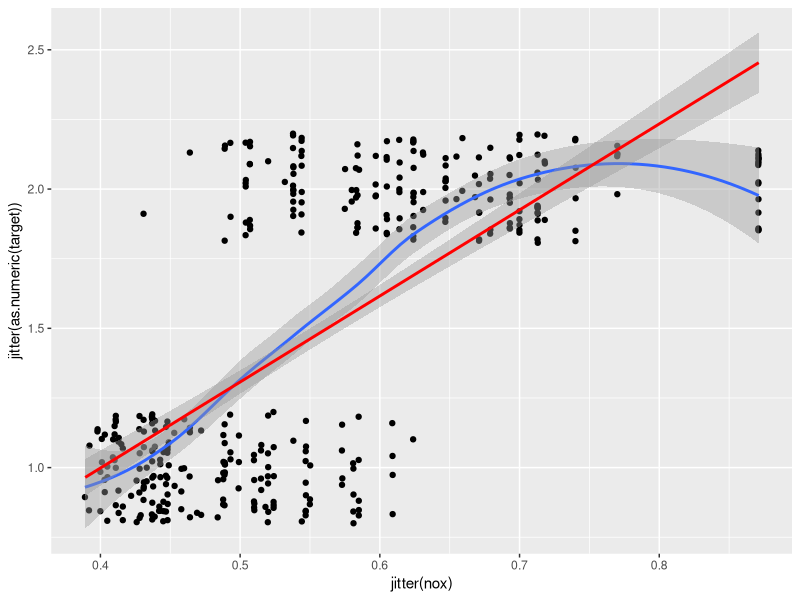

Here is the R script that generated this plot:
## ---- chunk 1
knitr::opts_chunk$set(message=FALSE, warning=FALSE)

# Load libraries
library(caret)
library(dplyr)
library(ggplot2)
library(knitr)
## ---- chunk 2
df <- read.csv('crime-training-data_modified.csv', stringsAsFactors=FALSE) %>%
  mutate(target = as.factor(target))

set.seed(1804)
train_ix <- createDataPartition(df$target, p=0.8, list=FALSE)
train <- df[train_ix, ]
test <- df[-train_ix, ]
rm(df)
## ---- chunk 3
ggplot(train, aes(x=jitter(nox), y=jitter(as.numeric(target)))) + 
  geom_point() + 
  geom_smooth() + 
  geom_smooth(method='lm', color='red')
## ---- chunk 4
m_0 <- glm(target ~ 1, train, family=binomial())
pred_0 <- factor(round(predict(m_0, train, type='response')), levels=c('0', '1'))
confusionMatrix(data=pred_0, reference=train$target)
